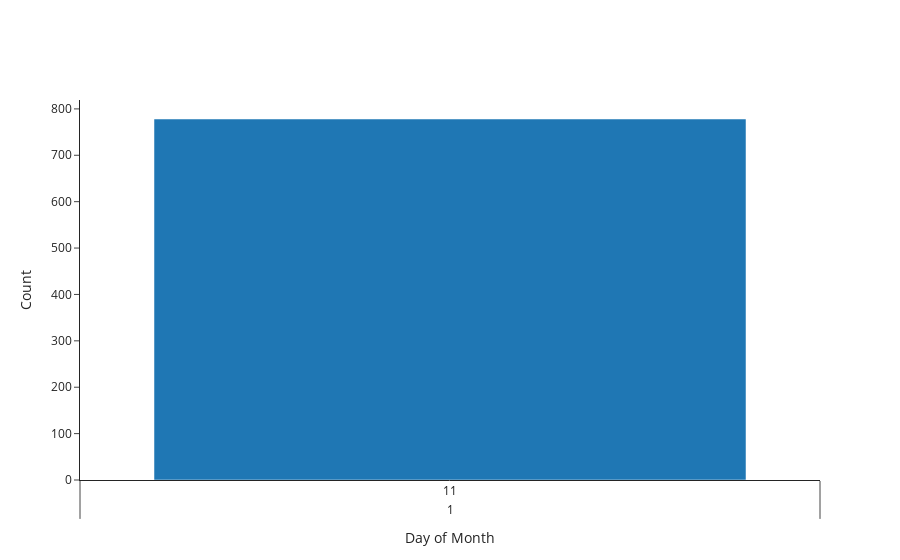

Notebook source saved alongside this figure:
### Code cell
df = sdf_month_Umsatz.toPandas()
fig = go.Figure()
fig.update_layout(
    template="simple_white",
    xaxis=dict(title_text="Day of Month"),
    yaxis=dict(title_text="Count"),
    barmode="stack",
)

fig.add_trace(
        go.Bar(x=[df.dayofmonth, df.month], y=df.Turnover),
    )
fig

### Figure 1 — Plotly figure (JSON) as saved in the notebook; plotly's stock layout.template omitted (floating-point values rounded to 4 significant figures)
{"data": [{"type": "bar", "x": [[1], [11]], "y": [778.2]}], "layout": {"barmode": "stack", "xaxis": {"title": {"text": "Day of Month"}}, "yaxis": {"title": {"text": "Count"}}}}
